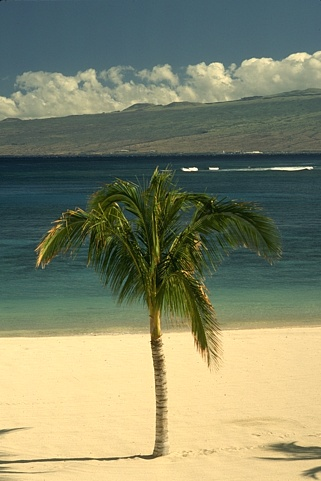
#> input picture Photos_Subset/BSDS300_10_46076.jpg, 321 x 481 px
$ jupyter execute 'image_denoising_fourier(testing).ipynb'
#> lines starting #> are read from the running program, lines starting #| are printed output that depends on the picture
# Image Denoising using Fourier Low-Pass Filtering

This notebook demonstrates how to denoise images using Fourier Transform and Low-Pass Filtering.
We'll also calculate various quality metrics to evaluate the denoising performance.

[cell 1]
# Import all the necessary libraries
import numpy as np
import cv2
from PIL import Image
import matplotlib.pyplot as plt
from skimage.metrics import structural_similarity as ssim
from skimage.metrics import peak_signal_noise_ratio as psnr
from scipy.stats import entropy as scipy_entropy
import os

# Set up matplotlib for better visualization
plt.rcParams['figure.figsize'] = (15, 10)
print("All libraries imported successfully!")

[cell 2]
# Function to create a low-pass filter in the frequency domain
def create_lowpass_filter(shape, cutoff_frequency):
    """
    Creates a circular low-pass filter mask in the frequency domain.

    Parameters:
    - shape: tuple of (height, width) of the image
    - cutoff_frequency: radius of the circular filter (lower = more smoothing)

    Returns:
    - filter_mask: 2D numpy array with 1s inside the circle and 0s outside
    """
    rows, cols = shape

    # Find the center of the frequency domain (where DC component is located)
    center_row, center_col = rows // 2, cols // 2

    # Create a meshgrid to calculate distances from center
    y, x = np.ogrid[:rows, :cols]

    # Calculate the distance of each point from the center
    distance_from_center = np.sqrt((x - center_col)**2 + (y - center_row)**2)

    # Create the mask: 1 if within cutoff radius, 0 otherwise
    filter_mask = distance_from_center <= cutoff_frequency

    return filter_mask.astype(float)

[cell 3]
# Function to apply Fourier Low-Pass Filter to denoise an image
def fourier_lowpass_filter(image, cutoff_frequency):
    """
    Applies a low-pass filter in the frequency domain to remove high-frequency noise.

    Parameters:
    - image: input grayscale image (2D numpy array)
    - cutoff_frequency: radius of the low-pass filter

    Returns:
    - denoised_image: filtered image in spatial domain
    - fft_shifted: shifted FFT of original image (for visualization)
    - filtered_fft: filtered FFT (for visualization)
    """
    # Step 1: Apply 2D Fast Fourier Transform to convert image to frequency domain
    fft = np.fft.fft2(image)

    # Step 2: Shift the zero-frequency component to the center
    # This makes visualization and filtering easier
    fft_shifted = np.fft.fftshift(fft)

    # Step 3: Create the low-pass filter mask
    filter_mask = create_lowpass_filter(image.shape, cutoff_frequency)

    # Step 4: Apply the filter by multiplying in frequency domain
    # This removes high-frequency components (which often represent noise)
    filtered_fft = fft_shifted * filter_mask

    # Step 5: Shift back the zero-frequency component
    fft_ishifted = np.fft.ifftshift(filtered_fft)

    # Step 6: Apply Inverse FFT to get back to spatial domain
    denoised_image = np.fft.ifft2(fft_ishifted)

    # Step 7: Take the real part and convert to proper range
    # (imaginary part should be negligible due to numerical errors)
    denoised_image = np.real(denoised_image)

    # Clip values to valid range [0, 255]
    denoised_image = np.clip(denoised_image, 0, 255).astype(np.uint8)

    return denoised_image, fft_shifted, filtered_fft

[cell 4]
# Function to calculate image entropy
def calculate_entropy(image):
    """
    Calculates the entropy of an image, which measures randomness/information content.
    Higher entropy = more random/noisy, Lower entropy = more uniform/smooth

    Parameters:
    - image: input image (2D numpy array)

    Returns:
    - entropy_value: entropy of the image
    """
    # Calculate histogram to get probability distribution
    histogram, _ = np.histogram(image.flatten(), bins=256, range=(0, 256), density=True)

    # Remove zero probabilities to avoid log(0)
    histogram = histogram[histogram > 0]

    # Calculate entropy using Shannon's formula: -sum(p * log2(p))
    entropy_value = scipy_entropy(histogram, base=2)

    return entropy_value

[cell 5]
# Function to calculate noise statistics between two images
def calculate_noise_statistics(original, denoised):
    """
    Calculates noise variance and standard deviation between original and denoised images.
    These metrics help us understand how much noise was removed.

    Parameters:
    - original: original noisy image
    - denoised: denoised image

    Returns:
    - noise_variance: variance of the noise (difference between images)
    - noise_std: standard deviation of the noise
    """
    # Calculate the difference (residual noise)
    noise = original.astype(float) - denoised.astype(float)

    # Calculate variance: average of squared deviations from mean
    noise_variance = np.var(noise)

    # Calculate standard deviation: square root of variance
    noise_std = np.std(noise)

    return noise_variance, noise_std

[cell 6]
# Function to calculate all quality metrics
def calculate_quality_metrics(original, noisy, denoised):
    """
    Calculates comprehensive quality metrics to evaluate denoising performance.

    Parameters:
    - original: original clean image (if available)
    - noisy: noisy input image
    - denoised: denoised output image

    Returns:
    - metrics_dict: dictionary containing all calculated metrics
    """
    metrics = {}

    # SSIM: Structural Similarity Index (ranges from -1 to 1, 1 is perfect)
    # Measures perceived quality based on luminance, contrast, and structure
    if original is not None:
        metrics['SSIM (Original vs Denoised)'] = ssim(original, denoised, data_range=255)
    metrics['SSIM (Noisy vs Denoised)'] = ssim(noisy, denoised, data_range=255)

    # PSNR: Peak Signal-to-Noise Ratio (in dB, higher is better)
    # Measures the ratio between maximum signal power and noise power
    if original is not None:
        metrics['PSNR (Original vs Denoised)'] = psnr(original, denoised, data_range=255)
    metrics['PSNR (Noisy vs Denoised)'] = psnr(noisy, denoised, data_range=255)

    # Entropy: Measure of randomness (lower after denoising is usually better)
    metrics['Entropy (Noisy)'] = calculate_entropy(noisy)
    metrics['Entropy (Denoised)'] = calculate_entropy(denoised)
    if original is not None:
        metrics['Entropy (Original)'] = calculate_entropy(original)

    # Noise Statistics: Variance and Standard Deviation of removed noise
    noise_var, noise_std = calculate_noise_statistics(noisy, denoised)
    metrics['Noise Variance'] = noise_var
    metrics['Noise Std Dev'] = noise_std

    return metrics

[cell 7]
# Function to display results with visualizations
def display_results(original, noisy, denoised, fft_shifted, filtered_fft, metrics):
    """
    Displays a comprehensive visualization of the denoising process and results.
    """
    # Create a figure with multiple subplots
    fig, axes = plt.subplots(2, 3, figsize=(18, 12))

    # Row 1: Show images
    if original is not None:
        axes[0, 0].imshow(original, cmap='gray')
        axes[0, 0].set_title('Original Image', fontsize=14, fontweight='bold')
        axes[0, 0].axis('off')
    else:
        axes[0, 0].text(0.5, 0.5, 'Original Not Available',
                       ha='center', va='center', fontsize=12)
        axes[0, 0].axis('off')

    axes[0, 1].imshow(noisy, cmap='gray')
    axes[0, 1].set_title('Noisy Image (Input)', fontsize=14, fontweight='bold')
    axes[0, 1].axis('off')

    axes[0, 2].imshow(denoised, cmap='gray')
    axes[0, 2].set_title('Denoised Image (Output)', fontsize=14, fontweight='bold')
    axes[0, 2].axis('off')

    # Row 2: Show frequency domain representations
    # Display magnitude spectrum (log scale for better visualization)
    magnitude_spectrum = np.log(np.abs(fft_shifted) + 1)
    axes[1, 0].imshow(magnitude_spectrum, cmap='gray')
    axes[1, 0].set_title('FFT Magnitude Spectrum\n(Before Filtering)', fontsize=12, fontweight='bold')
    axes[1, 0].axis('off')

    # Display filtered magnitude spectrum
    filtered_magnitude = np.log(np.abs(filtered_fft) + 1)
    axes[1, 1].imshow(filtered_magnitude, cmap='gray')
    axes[1, 1].set_title('FFT Magnitude Spectrum\n(After Low-Pass Filtering)', fontsize=12, fontweight='bold')
    axes[1, 1].axis('off')

    # Display noise removed (difference image)
    noise_removed = np.abs(noisy.astype(float) - denoised.astype(float))
    axes[1, 2].imshow(noise_removed, cmap='hot')
    axes[1, 2].set_title('Removed Noise\n(Difference)', fontsize=12, fontweight='bold')
    axes[1, 2].axis('off')

    plt.tight_layout()
    plt.show()

    # Print quality metrics in a formatted way
    print("\n" + "="*60)
    print("QUALITY METRICS")
    print("="*60)
    for metric_name, value in metrics.items():
        print(f"{metric_name:.<40} {value:.4f}")
    print("="*60)

## Main Processing Section

Now let's process your images! You'll need to provide:
1. Path to the noisy image
2. Path where you want to save the denoised image
3. (Optional) Path to the original clean image for comparison

[cell 8]
# ========== USER INPUT SECTION ==========
# Replace these paths with your actual file locations

# Path to your noisy image (the image you want to denoise)
noisy_image_path = input("Enter the path to the noisy image: ")
#> the answer given: Photos_Subset/BSDS300_10_46076.jpg

# Path where you want to save the denoised image
output_image_path = input("Enter the path to save the denoised image: ")
#> the answer given: out.png

# Optional: Path to original clean image (for comparison metrics)
# Leave empty if you don't have the original
original_image_path = input("Enter the path to the original image (press Enter to skip): ")
if original_image_path.strip() == "":
    original_image_path = None

# Cutoff frequency for the low-pass filter
# Lower values = more smoothing (removes more noise but may blur)
# Higher values = less smoothing (preserves details but may keep noise)
# Typical range: 30-100 depending on image size and noise level
cutoff_frequency = 50

print("\nSettings configured successfully!")

[cell 9]
# ========== IMAGE LOADING ==========
print("Loading images...")

# Load the noisy image
noisy_image = cv2.imread(noisy_image_path, cv2.IMREAD_GRAYSCALE)
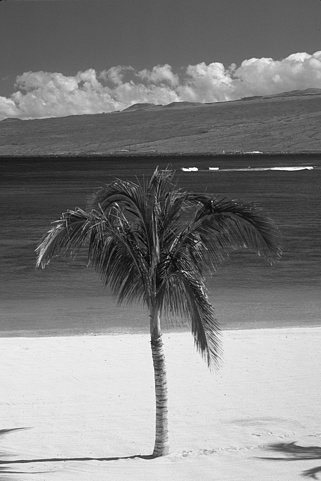
#> noisy_image: shape (481, 321); min 0, max 255, mean 130
if noisy_image is None:
    raise ValueError(f"Could not load image from {noisy_image_path}. Please check the path.")

# Load the original image if provided
original_image = None
if original_image_path:
    original_image = cv2.imread(original_image_path, cv2.IMREAD_GRAYSCALE)
    if original_image is None:
        print(f"Warning: Could not load original image from {original_image_path}")
        original_image = None
    else:
        # Make sure dimensions match
        if original_image.shape != noisy_image.shape:
            print("Warning: Original and noisy images have different dimensions!")
            original_image = cv2.resize(original_image, (noisy_image.shape[1], noisy_image.shape[0]))

print(f"Noisy image loaded: {noisy_image.shape}")
#| Noisy image loaded: (481, 321)
if original_image is not None:
    print(f"Original image loaded: {original_image.shape}")

[cell 10]
# ========== APPLY DENOISING ==========
print(f"\nApplying Fourier Low-Pass Filter with cutoff frequency: {cutoff_frequency}...")

# Apply the denoising algorithm
denoised_image, fft_shifted, filtered_fft = fourier_lowpass_filter(noisy_image, cutoff_frequency)
#> in fourier_lowpass_filter, `denoised_image = np.real(denoised_image)`:
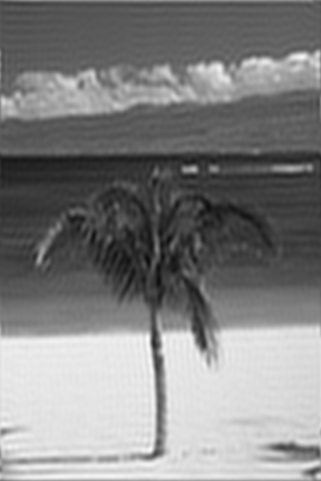
#> denoised_image: shape (481, 321) float64; min 12.08, max 252.4, mean 130

print("Denoising complete!")

[cell 11]
# ========== CALCULATE METRICS ==========
print("\nCalculating quality metrics...")

# Calculate all quality metrics
metrics = calculate_quality_metrics(original_image, noisy_image, denoised_image)
#> in calculate_entropy, `histogram, _ = np.histogram(image.flatten(), bins=256, range=(0, 256),..`: histogram = 256 values, max 0.0174 at index 91, min 0 at index 1, mean 0.00391
#> in calculate_entropy, `histogram = histogram[histogram > 0]`: histogram = 255 values, max 0.0174 at index 90, min 6.48e-06 at index 0, mean 0.00392
#> in calculate_entropy, `entropy_value = scipy_entropy(histogram, base=2)`: entropy_value = 7.3
#> in calculate_noise_statistics, `noise = original.astype(float) - denoised.astype(float)`:
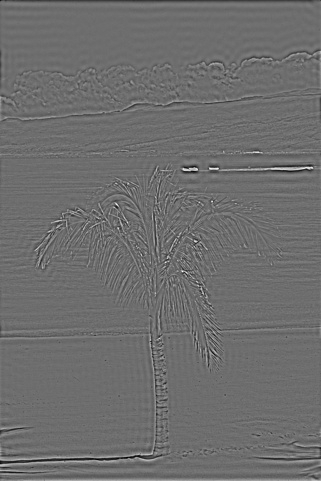
#> noise: shape (481, 321) float64; min -111, max 148, mean 0.5; drawn with min black and max white
#> in calculate_noise_statistics, `noise_variance = np.var(noise)`: noise_variance = 157.6
#> in calculate_noise_statistics, `noise_std = np.std(noise)`: noise_std = 12.56
#> in calculate_quality_metrics, `noise_var, noise_std = calculate_noise_statistics(noisy, denoised)`: noise_var = 157.6; noise_std = 12.56
#> metrics = {'SSIM (Noisy vs Denoised)': 0.705, 'PSNR (Noisy vs Denoised)': 26.15, 'Entropy (Noisy)': 7.3, 'Entropy (Denoised)': 7.32, 'Noise Variance': 157.6, 'Noise Std Dev': 12.56}

print("Metrics calculated!")

[cell 12]
# ========== DISPLAY RESULTS ==========
# Show comprehensive visualization
display_results(original_image, noisy_image, denoised_image, fft_shifted, filtered_fft, metrics)
#> in display_results, `magnitude_spectrum = np.log(np.abs(fft_shifted) + 1)`:
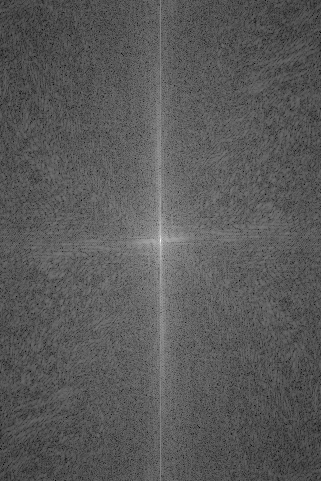
#> magnitude_spectrum: shape (481, 321) float64; min 2.95, max 16.81, mean 7.84; drawn with min black and max white
#> in display_results, `filtered_magnitude = np.log(np.abs(filtered_fft) + 1)`:
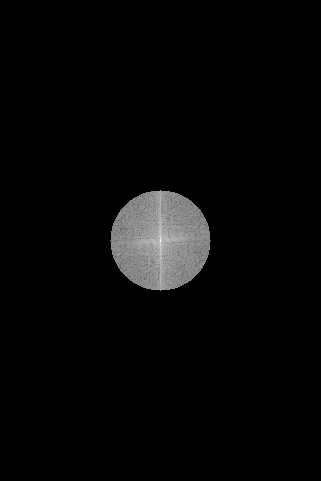
#> filtered_magnitude: shape (481, 321) float64; min 0, max 16.81, mean 0.483; drawn with min black and max white
#> in display_results, `noise_removed = np.abs(noisy.astype(float) - denoised.astype(float))`:
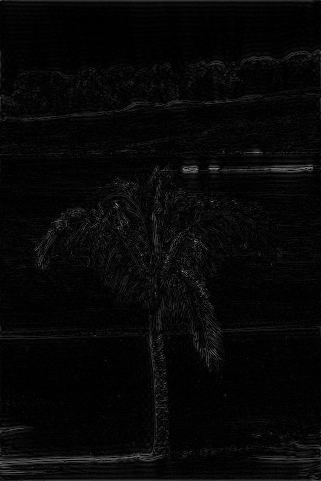
#> noise_removed: shape (481, 321) float64; min 0, max 148, mean 7.2
#> the loop in display_results, `for metric_name, value in metrics.items():` made 6 passes
#> (metric_name, value) on passes 1 to 6: ('SSIM (Noisy vs Denoised)', 0.705), ('PSNR (Noisy vs Denoised)', 26.15), ('Entropy (Noisy)', 7.3), ('Entropy (Denoised)', 7.32), ('Noise Variance', 157.6), ('Noise Std Dev', 12.56)
#> (printed output is left out)

$ run again, on Photos_Subset/BSDS300_12_249087.jpg
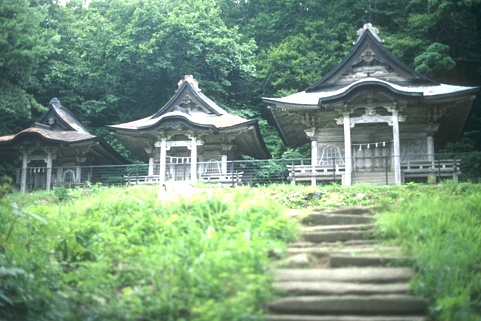
#> input picture Photos_Subset/BSDS300_12_249087.jpg, 481 x 321 px
#| Noisy image loaded: (321, 481)
#> in calculate_entropy, `histogram, _ = np.histogram(image.flatten(), bins=256, range=(0, 256),..`: histogram = 256 values, max 0.0147 at index 255, min 0 at index 0, mean 0.00391
#> in calculate_entropy, `histogram = histogram[histogram > 0]`: histogram = 232 values, max 0.0147 at index 231, min 6.48e-06 at index 0, mean 0.00431
#> entropy_value = 7.71
#> in calculate_noise_statistics, `noise = original.astype(float) - denoised.astype(float)`:
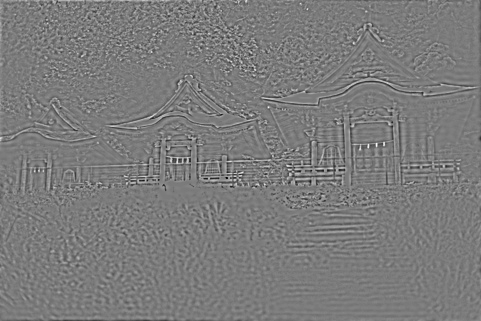
#> noise: shape (321, 481) float64; min -134, max 143, mean 0.5; drawn with min black and max white
#> noise_variance = 267.9
#> in calculate_noise_statistics, `noise_std = np.std(noise)`: noise_std = 16.37
#> in calculate_quality_metrics, `noise_var, noise_std = calculate_noise_statistics(noisy, denoised)`: noise_var = 267.9; noise_std = 16.37
#> metrics = {'SSIM (Noisy vs Denoised)': 0.676, 'PSNR (Noisy vs Denoised)': 23.85, 'Entropy (Noisy)': 7.71, 'Entropy (Denoised)': 7.71, 'Noise Variance': 267.9, 'Noise Std Dev': 16.37}
#> in display_results, `noise_removed = np.abs(noisy.astype(float) - denoised.astype(float))`:
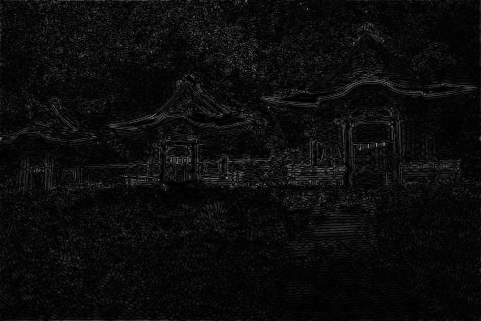
#> noise_removed: shape (321, 481) float64; min 0, max 143, mean 11.3
#> the loop in display_results, `for metric_name, value in metrics.items():` made 6 passes
#> (metric_name, value) on passes 1 to 6: ('SSIM (Noisy vs Denoised)', 0.676), ('PSNR (Noisy vs Denoised)', 23.85), ('Entropy (Noisy)', 7.71), ('Entropy (Denoised)', 7.71), ('Noise Variance', 267.9), ('Noise Std Dev', 16.37)
#> (printed output is left out)

$ run again, on Photos_Subset/BSDS300_13_20008.jpg
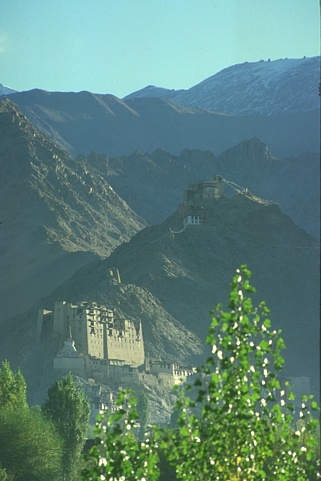
#> input picture Photos_Subset/BSDS300_13_20008.jpg, 321 x 481 px
#| Noisy image loaded: (481, 321)
#> in calculate_entropy, `histogram, _ = np.histogram(image.flatten(), bins=256, range=(0, 256),..`: histogram = 256 values, max 0.0288 at index 86, min 0 at index 0, mean 0.00391
#> in calculate_entropy, `histogram = histogram[histogram > 0]`: histogram = 214 values, max 0.0288 at index 44, min 6.48e-06 at index 0, mean 0.00467
#> entropy_value = 6.65
#> in calculate_noise_statistics, `noise = original.astype(float) - denoised.astype(float)`:
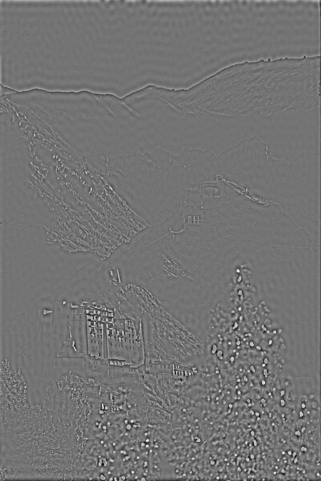
#> noise: shape (481, 321) float64; min -115, max 140, mean 0.5; drawn with min black and max white
#> noise_variance = 175.1
#> in calculate_noise_statistics, `noise_std = np.std(noise)`: noise_std = 13.23
#> in calculate_quality_metrics, `noise_var, noise_std = calculate_noise_statistics(noisy, denoised)`: noise_var = 175.1; noise_std = 13.23
#> metrics = {'SSIM (Noisy vs Denoised)': 0.731, 'PSNR (Noisy vs Denoised)': 25.69, 'Entropy (Noisy)': 6.65, 'Entropy (Denoised)': 6.64, 'Noise Variance': 175.1, 'Noise Std Dev': 13.23}
#> in display_results, `noise_removed = np.abs(noisy.astype(float) - denoised.astype(float))`:
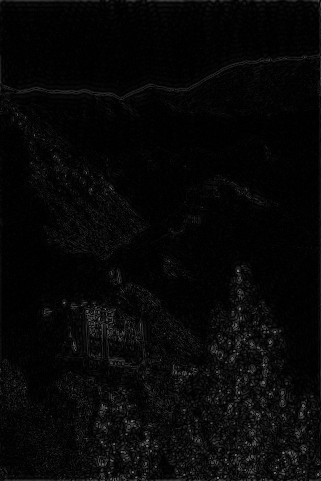
#> noise_removed: shape (481, 321) float64; min 0, max 140, mean 7.3
#> the loop in display_results, `for metric_name, value in metrics.items():` made 6 passes
#> (metric_name, value) on passes 1 to 6: ('SSIM (Noisy vs Denoised)', 0.731), ('PSNR (Noisy vs Denoised)', 25.69), ('Entropy (Noisy)', 6.65), ('Entropy (Denoised)', 6.64), ('Noise Variance', 175.1), ('Noise Std Dev', 13.23)
#> (printed output is left out)

$ run again, on Photos_Subset/BSDS300_14_42044.jpg
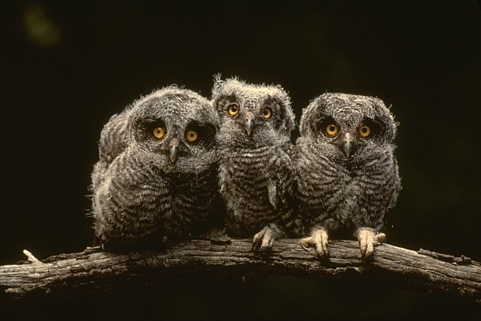
#> input picture Photos_Subset/BSDS300_14_42044.jpg, 481 x 321 px
#| Noisy image loaded: (321, 481)
#> in calculate_entropy, `histogram, _ = np.histogram(image.flatten(), bins=256, range=(0, 256),..`: histogram = 256 values, max 0.174 at index 18, min 0 at index 0, mean 0.00391
#> in calculate_entropy, `histogram = histogram[histogram > 0]`: histogram = 245 values, max 0.174 at index 9, min 6.48e-06 at index 243, mean 0.00408
#> entropy_value = 5.28
#> in calculate_noise_statistics, `noise = original.astype(float) - denoised.astype(float)`:
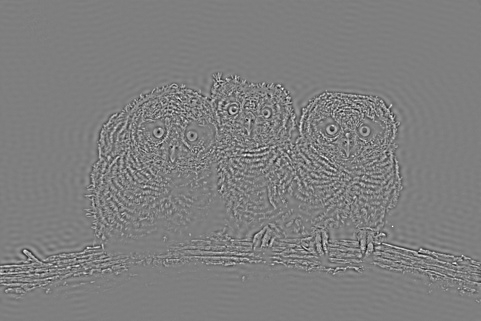
#> noise: shape (321, 481) float64; min -119, max 121, mean 0.5; drawn with min black and max white
#> noise_variance = 194.5
#> in calculate_noise_statistics, `noise_std = np.std(noise)`: noise_std = 13.95
#> in calculate_quality_metrics, `noise_var, noise_std = calculate_noise_statistics(noisy, denoised)`: noise_var = 194.5; noise_std = 13.95
#> metrics = {'SSIM (Noisy vs Denoised)': 0.78, 'PSNR (Noisy vs Denoised)': 25.24, 'Entropy (Noisy)': 5.28, 'Entropy (Denoised)': 5.66, 'Noise Variance': 194.5, 'Noise Std Dev': 13.95}
#> in display_results, `noise_removed = np.abs(noisy.astype(float) - denoised.astype(float))`:
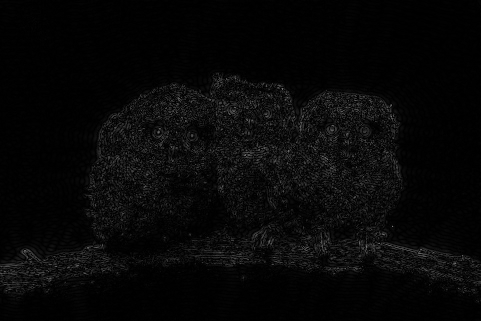
#> noise_removed: shape (321, 481) float64; min 0, max 121, mean 7.4
#> the loop in display_results, `for metric_name, value in metrics.items():` made 6 passes
#> (metric_name, value) on passes 1 to 6: ('SSIM (Noisy vs Denoised)', 0.78), ('PSNR (Noisy vs Denoised)', 25.24), ('Entropy (Noisy)', 5.28), ('Entropy (Denoised)', 5.66), ('Noise Variance', 194.5), ('Noise Std Dev', 13.95)
#> (printed output is left out)
